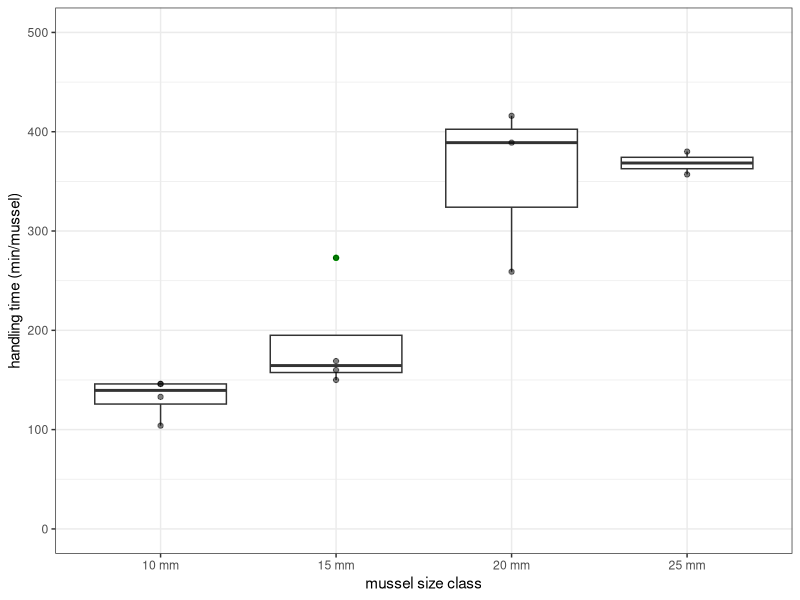
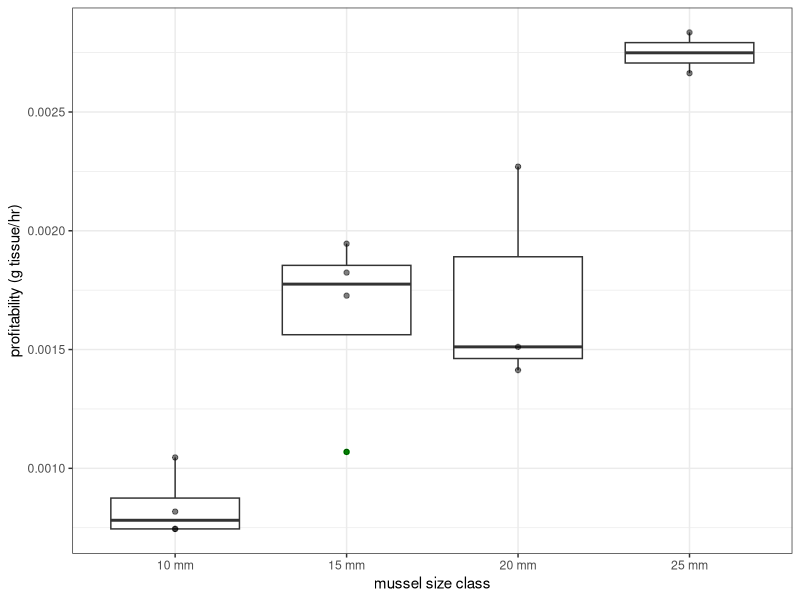

Recreate these plots in R, in order.

# load in data and packages ------------------------------------------------------------

feeding <- read.csv(file = "./data/hw01_data_2.csv")
suppressMessages(library(tidyverse))

# Look at the data... ------------------------------------------------------------

# load packages
suppressMessages(library(tidyverse))

# examine data
str(feeding)

# rename variables
feeding <- feeding %>% 
  rename(prey_size = Prey_size, 
         prof = Profitability_g_per_min,
         feed_time = feeding_time_1_hr_d, 
         hand_time = Handling_time_min,
         seastar = Seastar) 


# New Plots ---------------------------------------------------------------

# Box plot of handling time vs mussel size 
ggplot(feeding, aes(x = as.factor(prey_size), y = hand_time)) + 
  geom_boxplot(outlier.colour = "green") +
  geom_jitter(position = position_jitter(width = 0, height = 0), alpha = 1/2) + 
  ylab("handling time (min/mussel)") +
  xlab("mussel size class") +
  scale_x_discrete(labels = c("10" = "10 mm", "15" = "15 mm",
                              "20" = "20 mm", "25" = "25 mm")) +
  theme_bw() +
  expand_limits(y = c(0, 500))

# Box plot of profitability vs mussel size
ggplot(feeding, aes(x = as.factor(prey_size), y = prof)) + 
  geom_boxplot(outlier.colour = "green") + 
  geom_jitter(position = position_jitter(width = 0, height = 0), alpha = 1/2) + 
  ylab("profitability (g tissue/hr)") + 
  xlab("mussel size class") + 
  scale_x_discrete(labels = c("10" = "10 mm", "15" = "15 mm",
                              "20" = "20 mm", "25" = "25 mm")) +
  theme_bw()
